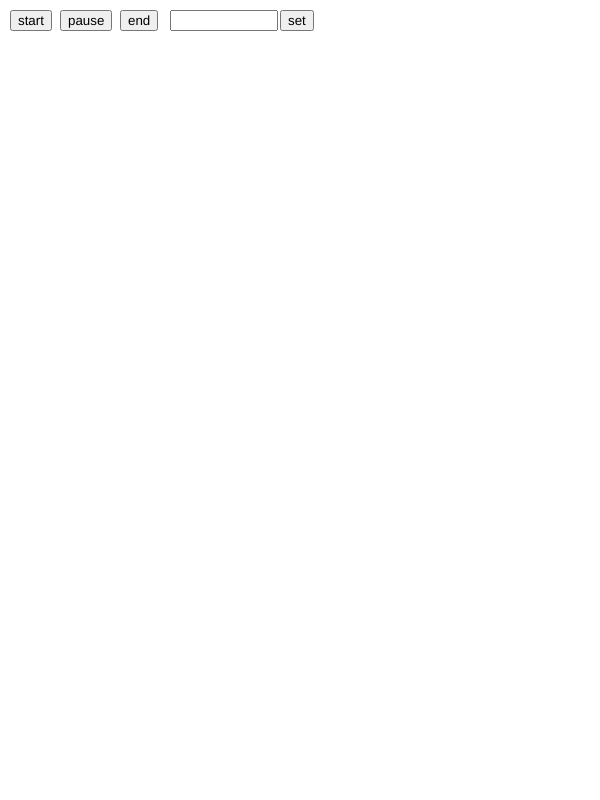
Frame 1 (no input)
Frame 60 (no input): identical to frame 1, image omitted
Frame 120 (the mouse pressed at the canvas centre since frame 60): identical to frame 1, image omitted

The p5.js sketch that drew this single still picture (run headless with seeded random() and noise() and a simulated clock; from frame 60 on, the mouse is pressed at the canvas centre):

// p5.js sketch
// ── sketch.js
let startTime;
let timerValue = 0;
let timerDuration = 10000;

let isRunning = false;
let isEnded = false;
let startButton, pauseButton, endButton;
//Setting up a canvas with similar proportions to the original
function setup() {
  createCanvas(600, 800); //Ensure that the draw function is run only once
  // noLoop();
  // 创建按钮
  startButton = createButton('start');
  startButton.position(10, 10);
  startButton.mousePressed(startSketch);
  
  pauseButton = createButton('pause');
  pauseButton.position(60, 10);
  pauseButton.mousePressed(pauseSketch);
  
  endButton = createButton('end');
  endButton.position(120, 10);
  endButton.mousePressed(endSketch);

  inputBox = createInput();
  inputBox.position(170, 10);
  inputBox.size(100);

  setButton = createButton('set');
  setButton.position(280, 10);
  setButton.mousePressed(setTimerDuration);

  startTime = millis();
  isRunning = false;
}

function startSketch() {
  if (!isEnded) {
    startTime = millis() - timerValue;
    isRunning = true;
  }else{
    resetTimer();
    isEnded = false;
    isRunning = true;
  }
}

function pauseSketch() {
  isRunning = false;
}

function endSketch() {
  isRunning = false;
  isEnded = true;
  resetTimer();
}

function draw() {
  if(isEnded){
    background(255,255,255);
    drawTimer();
  }
  if (isRunning && !isEnded) {
    background(0);
    // Create a black background
    timerValue = millis() - startTime;
    if(timerValue >= timerDuration){
      isRunning = false;
      timerValue = timerDuration;
      isEnded = true;
    }

    // Create a rough hand-drawn effect
    for (let i = 0; i < 8500; i++) {
      let x = random(width);
      let y = random(height);
      let length = noise(x * 0.02, y * 0.02, frameCount * 0.01) * 20;
      let angle = noise(x * 0.02, y * 0.02, frameCount * 0.01) * TWO_PI;
      let x2 = x + cos(angle) * length;
      let y2 = y + sin(angle) * length;

      // Set the stroke color with transparency
      stroke(255, 255, 200, 90);
      strokeWeight(1);
      line(x, y, x2, y2);
    }

    // 花盆
    drawFlowerpot();

    // 垂直和水平圆圈
    drawVerticalCircle();
    drawHorizontalCircle();

    //树枝
    drawBranches();

    //By looking at the top of the picture
    //You can see that there is a dark block of colour covering the uppermost circle.
    fill(0);
    noStroke();
    rect(20, 20, 600, 40);

    //This line will cover the yellow stroke inside the planter
    stroke(0);
    line(165, 675, 435, 675);

    //Create a blue-green border
    noFill();
    stroke(148, 200, 200);
    strokeWeight(70);
    rect(0, 0, 600, 800);
    stroke(255,255,255,0);

    ellipse(width / 2, height / 2, 50, 50);
    drawTimer();
  }
}

function drawTimer() {
  fill(0);
  textSize(16);
  textAlign(CENTER, CENTER);
  let remainingTime = max(0, (timerDuration - timerValue) / 1000).toFixed(2);
  text("Timer: " + remainingTime + " s", 380, 25);
}

// settimer
function setTimerDuration() {
  let inputTime = parseFloat(inputBox.value());
  if (!isNaN(inputTime) && inputTime > 0) {
    timerDuration = inputTime * 1000; // 将秒转换为毫秒
    resetTimer(); // 重置计时器
  } else {
    alert('Please enter a valid time（s）');
  }
}

function resetTimer() {
  isRunning = false;
  timerValue = 0;
  startTime = millis();
}

// 花盆
function drawFlowerpot() {
  fill(92, 173, 123);
  stroke(0);
  strokeWeight(5);
  rect(0, 600, 600, 85);
  rect(100, 600, 400, 85);

  fill(244, 195, 110);
  strokeWeight(5);
  rect(160, 590, 280, 85);

  fill(92, 173, 123);
  stroke(244, 195, 110);
  rect(250, 595, 50, 80);
  rect(350, 595, 50, 80);

  fill(255, 50, 50);
  rect(205, 595, 45, 80);

  // 花盆中的半圆
  stroke(244, 195, 110);
  strokeWeight(3);
  arc(185, 675, 42, 42, PI, 0, CHORD);
  arc(417, 675, 35, 35, PI, 0, CHORD);

  fill(244, 195, 110);
  arc(227, 685, 50, 50, 1.2 * PI, 1.8 * PI, CHORD);
  arc(375, 700, 65, 65, 1.3 * PI, 1.7 * PI, CHORD);

  fill(255, 50, 50);
  arc(275, 669, 50, 50, 0.9 * PI, 2.1 * PI, CHORD);
  arc(326, 675, 50, 50, 1 * PI, 2 * PI, CHORD);
}

// 树枝
function drawBranches() {
  stroke(244, 195, 110);
  strokeWeight(5);
  line(305, 240, 300, 600);
  line(180, 300, 430, 300);
  line(180, 170, 180, 300);
  line(430, 155, 430, 300);
  line(129, 170, 180, 170);
  line(245, 240, 365, 240);
  line(260, 240, 260, 205);
  line(365, 210, 365, 240);
  line(430, 155, 530, 180);
  line(530, 140, 530, 180);
  line(305, 240, 300, 600);
  line(129, 170, 129, 50);
  line(165, 595, 435, 595);
}

//Here are the circles with the colours split vertically
function drawVerticalCircle() {
  let offset = sin(frameCount * 0.05) * 10; // 动画效果

  push(); // Start a new drawing state
  translate(width / 2, height / 2); // Move the origin to the center of the canvas
  // rotate(frameCount * 0.01); // Rotate by an angle based on the frame count
  translate(-width / 2, -height / 2); // Move the origin back

  fill(255, 50, 50);
  noStroke();
  arc(295, 450 + offset, 95, 95, PI / 2.3, (1.57 * PI) / 1, CHORD);
  fill(92, 173, 123);
  arc(295, 450, 95, 95, (1.57 * PI) / 1, PI / 2.3, CHORD);

  fill(92, 173, 123);
  arc(300, 515 + offset, 40, 40, PI / 2, (1.52 * PI) / 1, CHORD);
  fill(255, 50, 50);
  arc(300, 515, 40, 40, (1.52 * PI) / 1, PI / 2, CHORD);

  fill(92, 173, 123);
  arc(305, 546 + offset, 25, 25, PI / 2, (1.52 * PI) / 1, CHORD);
  fill(255, 50, 50);
  arc(305, 546, 25, 25, (1.4 * PI) / 1, PI / 1.7, CHORD);

  fill(255, 50, 50);
  arc(295, 576 + offset, 40, 40, PI / 2.3, (1.7 * PI) / 1, CHORD);
  fill(92, 173, 123);
  arc(295, 576, 40, 40, (1.6 * PI) / 1, PI / 2.3, CHORD);

  fill(92, 173, 123);
  arc(310, 365 + offset, 80, 80, PI / 1.7, (1.45 * PI) / 1, CHORD);
  fill(255, 50, 50);
  arc(310, 365, 80, 80, (1.45 * PI) / 1, PI / 1.7, CHORD);

  fill(255, 50, 50);
  arc(305, 280 + offset, 20, 20, PI / 2, (2 * PI) / 1, CHORD);
  fill(92, 173, 123);
  arc(305, 280, 20, 20, (1.5 * PI) / 1, PI / 2, CHORD);

  fill(92, 173, 123);
  arc(305, 256 + offset, 30, 30, PI / 2, (2 * PI) / 1, CHORD);
  fill(255, 50, 50);
  arc(305, 256, 30, 30, (1.5 * PI) / 1, PI / 2, CHORD);

  fill(92, 173, 123);
  arc(260, 213 + offset, 20, 20, PI / 1.7, (1.45 * PI) / 1, CHORD);
  fill(255, 50, 50);
  arc(260, 213, 20, 20, (1.45 * PI) / 1, PI / 1.7, CHORD);

  fill(92, 173, 123);
  arc(365, 218 + offset, 23, 23, PI / 2, (1.52 * PI) / 1, CHORD);
  fill(255, 50, 50);
  arc(365, 218, 23, 23, (1.52 * PI) / 1, PI / 2, CHORD);

  fill(92, 173, 123);
  arc(180, 270 + offset, 65, 65, PI / 2, (1.52 * PI) / 1, CHORD);
  fill(255, 50, 50);
  arc(180, 270, 65, 65, (1.52 * PI) / 1, PI / 2, CHORD);

  fill(255, 50, 50);
  arc(173, 223 + offset, 35, 35, PI / 2.3, (1.7 * PI) / 1, CHORD);
  fill(92, 173, 123);
  arc(173, 223, 35, 35, (1.6 * PI) / 1, PI / 2.3, CHORD);

  fill(92, 173, 123);
  arc(180, 198 + offset, 20, 20, PI / 2, (1.52 * PI) / 1, CHORD);
  fill(255, 50, 50);
  arc(180, 198, 20, 20, (1.52 * PI) / 1, PI / 2, CHORD);

  fill(92, 173, 123);
  arc(130, 155 + offset, 35, 35, PI / 2, (1.52 * PI) / 1, CHORD);
  fill(255, 50, 50);
  arc(130, 155, 35, 35, (1.52 * PI) / 1, PI / 2, CHORD);

  fill(255, 50, 50);
  arc(125, 110 + offset, 55, 55, PI / 2.3, (1.57 * PI) / 1, CHORD);
  fill(92, 173, 123);
  arc(125, 110, 55, 55, (1.57 * PI) / 1, PI / 2.3, CHORD);

  fill(92, 173, 123);
  arc(130, 60 + offset, 45, 45, PI / 2, (1.52 * PI) / 1, CHORD);
  fill(255, 50, 50);
  arc(130, 60, 45, 45, (1.52 * PI) / 1, PI / 2, CHORD);

  fill(255, 50, 50);
  arc(425, 260 + offset, 46, 46, PI / 2.3, (1.57 * PI) / 1, CHORD);
  fill(92, 173, 123);
  arc(425, 260, 46, 46, (1.57 * PI) / 1, PI / 2.3, CHORD);

  fill(92, 173, 123);
  arc(428, 225 + offset, 30, 30, PI / 2, (1.52 * PI) / 1, CHORD);
  fill(255, 50, 50);
  arc(428, 225, 30, 30, (1.52 * PI) / 1, PI / 2, CHORD);

  fill(255, 50, 50);
  arc(425, 195 + offset, 38, 38, PI / 2.3, (1.57 * PI) / 1, CHORD);
  fill(92, 173, 123);
  arc(425, 195, 38, 38, (1.57 * PI) / 1, PI / 2.3, CHORD);

  fill(92, 173, 123);
  arc(428, 165 + offset, 25, 25, PI / 2, (1.52 * PI) / 1, CHORD);
  fill(255, 50, 50);
  arc(428, 165, 25, 25, (1.52 * PI) / 1, PI / 2, CHORD);

  fill(92, 173, 123);
  arc(532, 150 + offset, 25, 25, PI / 2, (1.52 * PI) / 1, CHORD);
  fill(255, 50, 50);
  arc(532, 150, 25, 25, (1.52 * PI) / 1, PI / 2, CHORD);
}

//Here are the circles with the colours split horizontally
function drawHorizontalCircle() {
  let offset = sin(frameCount * 0.05) * 10; // 动画效果

  push(); // Start a new drawing state
  translate(width / 2, height / 2); // Move the origin to the center of the canvas
  // rotate(frameCount * 0.01); // Rotate by an angle based on the frame count
  translate(-width / 2, -height / 2); // Move the origin back

  fill(255, 50, 50);
  arc(227.5 + offset, 595, 40, 40, PI, 0, CHORD);
  fill(92, 173, 123);
  arc(227.5, 595, 40, 40, 0, PI, CHORD);

  fill(92, 173, 123);
  arc(265 + offset, 595, 25, 25, PI, 0, CHORD);
  fill(255, 50, 50);
  arc(265, 595, 25, 25, 0, PI, CHORD);

  fill(255, 50, 50);
  arc(330 + offset, 592, 40, 40, 0.9 * PI, 2.1 * PI, CHORD);
  fill(92, 173, 123);
  arc(330, 592, 40, 40, 2.1 * PI, 0.9 * PI, CHORD);

  fill(92, 173, 123);
  arc(375 + offset, 595, 50, 50, PI, 0, CHORD);
  fill(255, 50, 50);
  arc(375, 595, 50, 50, 0, PI, CHORD);

  fill(255, 50, 50);
  arc(330 + offset, 303, 45, 45, PI, 0, CHORD);
  fill(92, 173, 123);
  arc(330, 303, 45, 45, 0, PI, CHORD);

  fill(255, 50, 50);
  arc(365 + offset, 298, 25, 25, PI, 0, CHORD);
  fill(92, 173, 123);
  arc(365, 298, 25, 25, 0, PI, CHORD);

  fill(92, 173, 123);
  arc(400 + offset, 298, 48, 48, PI, 0, CHORD);
  fill(255, 50, 50);
  arc(400, 298, 48, 48, 0, PI, CHORD);

  fill(255, 50, 50);
  arc(340 + offset, 240, 45, 45, PI, 0, CHORD);
  fill(92, 173, 123);
  arc(340, 240, 45, 45, 0, PI, CHORD);

  fill(92, 173, 123);
  arc(276 + offset, 240, 35, 35, PI, 0, CHORD);
  fill(255, 50, 50);
  arc(276, 240, 35, 35, 0, PI, CHORD);

  fill(255, 50, 50);
  arc(250 + offset, 240, 20, 20, PI, 0, CHORD);
  fill(92, 173, 123);
  arc(250, 240, 20, 20, 0, PI, CHORD);

  fill(92, 173, 123);
  arc(160 + offset, 170, 35, 35, PI, 0, CHORD);
  fill(255, 50, 50);
  arc(160, 170, 35, 35, 0, PI, CHORD);

  fill(92, 173, 123);
  arc(290 + offset, 298, 35, 35, PI, 0, CHORD);
  fill(255, 50, 50);
  arc(290, 298, 35, 35, 0, PI, CHORD);

  fill(255, 50, 50);
  arc(255 + offset, 302, 35, 35, PI, 0, CHORD);
  fill(92, 173, 123);
  arc(255, 302, 35, 35, 0, PI, CHORD);

  fill(92, 173, 123);
  arc(220 + offset, 298, 38, 38, PI, 0, CHORD);
  fill(255, 50, 50);
  arc(220, 298, 38, 38, 0, PI, CHORD);

  fill(255, 50, 50);
  arc(450 + offset, 165, 20, 20, 1.3 * PI, 1.9 * PI, CHORD);
  fill(92, 173, 123);
  arc(450, 165, 20, 20, 1.9 * PI, 1.3 * PI, CHORD);

  fill(92, 173, 123);
  arc(480 + offset, 165, 45, 45, 1.0 * PI, 2.6 * PI, CHORD);
  fill(255, 50, 50);
  arc(480, 165, 45, 45, 2.1 * PI, 1 * PI, CHORD);

  fill(255, 50, 50);
  arc(515 + offset, 170, 30, 30, 1 * PI, 2.2 * PI, CHORD);
  fill(92, 173, 123);
  arc(515, 170, 30, 30, 2.2 * PI, 1 * PI, CHORD);
}
